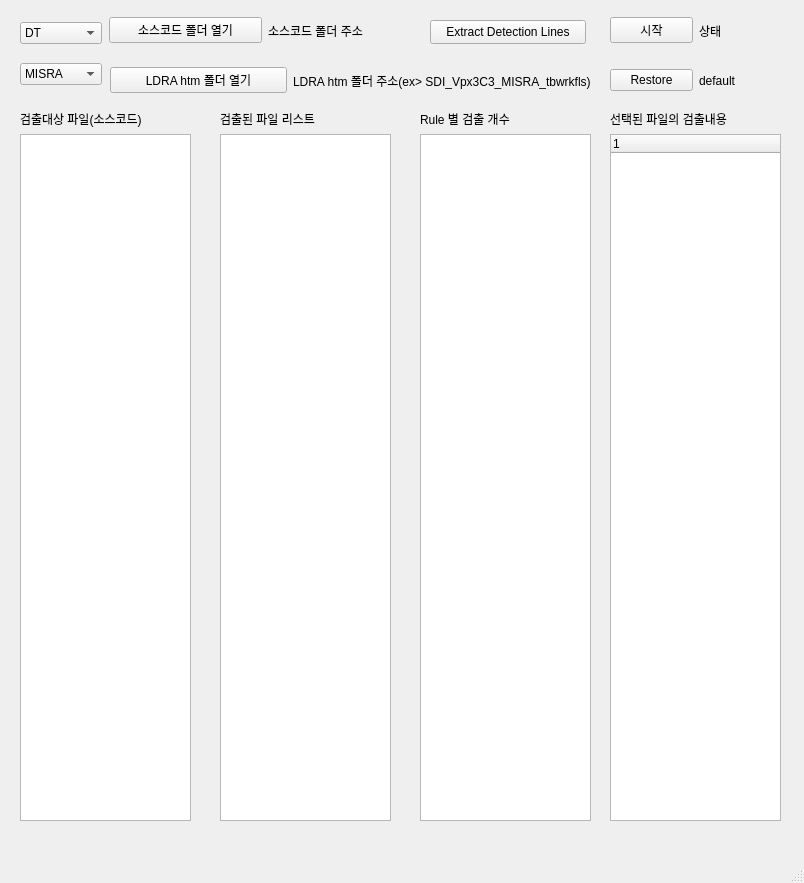
<?xml version="1.0" encoding="UTF-8"?>
<ui version="4.0">
 <class>MainWindow</class>
 <widget class="QMainWindow" name="MainWindow">
  <property name="geometry">
   <rect>
    <x>0</x>
    <y>0</y>
    <width>804</width>
    <height>883</height>
   </rect>
  </property>
  <property name="sizePolicy">
   <sizepolicy hsizetype="Preferred" vsizetype="Preferred">
    <horstretch>0</horstretch>
    <verstretch>0</verstretch>
   </sizepolicy>
  </property>
  <property name="windowTitle">
   <string>MainWindow</string>
  </property>
  <widget class="QWidget" name="centralwidget">
   <property name="sizePolicy">
    <sizepolicy hsizetype="Expanding" vsizetype="Expanding">
     <horstretch>0</horstretch>
     <verstretch>0</verstretch>
    </sizepolicy>
   </property>
   <widget class="QWidget" name="horizontalLayoutWidget_2">
    <property name="geometry">
     <rect>
      <x>109</x>
      <y>10</y>
      <width>311</width>
      <height>41</height>
     </rect>
    </property>
    <layout class="QHBoxLayout" name="horizontalLayout_2">
     <item>
      <widget class="QPushButton" name="btn_src_folder">
       <property name="text">
        <string>소스코드 폴더 열기</string>
       </property>
      </widget>
     </item>
     <item>
      <widget class="QLabel" name="label_src_folder_path">
       <property name="text">
        <string>소스코드 폴더 주소</string>
       </property>
      </widget>
     </item>
    </layout>
   </widget>
   <widget class="QWidget" name="horizontalLayoutWidget_3">
    <property name="geometry">
     <rect>
      <x>110</x>
      <y>60</y>
      <width>481</width>
      <height>41</height>
     </rect>
    </property>
    <layout class="QHBoxLayout" name="horizontalLayout_4">
     <item>
      <widget class="QPushButton" name="btn_htm_folder">
       <property name="text">
        <string>LDRA htm 폴더 열기</string>
       </property>
      </widget>
     </item>
     <item>
      <widget class="QLabel" name="label_htm_folder_path">
       <property name="text">
        <string>LDRA htm 폴더 주소(ex&gt; SDI_Vpx3C3_MISRA_tbwrkfls)</string>
       </property>
       <property name="textFormat">
        <enum>Qt::TextFormat::AutoText</enum>
       </property>
      </widget>
     </item>
    </layout>
   </widget>
   <widget class="QWidget" name="horizontalLayoutWidget_4">
    <property name="geometry">
     <rect>
      <x>610</x>
      <y>10</y>
      <width>171</width>
      <height>41</height>
     </rect>
    </property>
    <layout class="QHBoxLayout" name="horizontalLayout_5">
     <item>
      <widget class="QPushButton" name="btn_start">
       <property name="text">
        <string>시작</string>
       </property>
      </widget>
     </item>
     <item>
      <widget class="QLabel" name="label_Status">
       <property name="text">
        <string>상태</string>
       </property>
      </widget>
     </item>
    </layout>
   </widget>
   <widget class="QWidget" name="horizontalLayoutWidget_5">
    <property name="geometry">
     <rect>
      <x>610</x>
      <y>60</y>
      <width>171</width>
      <height>41</height>
     </rect>
    </property>
    <layout class="QHBoxLayout" name="horizontalLayout_6">
     <item>
      <widget class="QPushButton" name="btn_Restore">
       <property name="text">
        <string>Restore</string>
       </property>
      </widget>
     </item>
     <item>
      <widget class="QLabel" name="label_Result">
       <property name="text">
        <string>default</string>
       </property>
      </widget>
     </item>
    </layout>
   </widget>
   <widget class="QWidget" name="verticalLayoutWidget">
    <property name="geometry">
     <rect>
      <x>20</x>
      <y>110</y>
      <width>171</width>
      <height>711</height>
     </rect>
    </property>
    <layout class="QVBoxLayout" name="verticalLayout">
     <item>
      <widget class="QLabel" name="label_src_files">
       <property name="frameShape">
        <enum>QFrame::Shape::NoFrame</enum>
       </property>
       <property name="text">
        <string>검출대상 파일(소스코드)</string>
       </property>
      </widget>
     </item>
     <item>
      <widget class="QListView" name="listView_src_files"/>
     </item>
    </layout>
   </widget>
   <widget class="QWidget" name="verticalLayoutWidget_2">
    <property name="geometry">
     <rect>
      <x>220</x>
      <y>110</y>
      <width>171</width>
      <height>711</height>
     </rect>
    </property>
    <layout class="QVBoxLayout" name="verticalLayout_2">
     <item>
      <widget class="QLabel" name="label_result_files">
       <property name="frameShape">
        <enum>QFrame::Shape::NoFrame</enum>
       </property>
       <property name="text">
        <string>검출된 파일 리스트</string>
       </property>
      </widget>
     </item>
     <item>
      <widget class="QListView" name="listView_result_files"/>
     </item>
    </layout>
   </widget>
   <widget class="QWidget" name="verticalLayoutWidget_3">
    <property name="geometry">
     <rect>
      <x>420</x>
      <y>110</y>
      <width>171</width>
      <height>711</height>
     </rect>
    </property>
    <layout class="QVBoxLayout" name="verticalLayout_3">
     <item>
      <widget class="QLabel" name="label_result_rules">
       <property name="frameShape">
        <enum>QFrame::Shape::NoFrame</enum>
       </property>
       <property name="text">
        <string>Rule 별 검출 개수</string>
       </property>
      </widget>
     </item>
     <item>
      <widget class="QListView" name="listView_result_rules"/>
     </item>
    </layout>
   </widget>
   <widget class="QWidget" name="verticalLayoutWidget_4">
    <property name="geometry">
     <rect>
      <x>610</x>
      <y>110</y>
      <width>171</width>
      <height>711</height>
     </rect>
    </property>
    <layout class="QVBoxLayout" name="verticalLayout_4">
     <property name="sizeConstraint">
      <enum>QLayout::SizeConstraint::SetDefaultConstraint</enum>
     </property>
     <item>
      <widget class="QLabel" name="label_result_sel_file">
       <property name="frameShape">
        <enum>QFrame::Shape::NoFrame</enum>
       </property>
       <property name="text">
        <string>선택된 파일의 검출내용</string>
       </property>
      </widget>
     </item>
     <item>
      <widget class="QTreeWidget" name="treeWidget_result">
       <column>
        <property name="text">
         <string notr="true">1</string>
        </property>
       </column>
      </widget>
     </item>
    </layout>
   </widget>
   <widget class="QWidget" name="verticalLayoutWidget_5">
    <property name="geometry">
     <rect>
      <x>20</x>
      <y>9</y>
      <width>82</width>
      <height>91</height>
     </rect>
    </property>
    <layout class="QVBoxLayout" name="verticalLayout_5">
     <item>
      <widget class="QComboBox" name="comboBox_Stage">
       <item>
        <property name="text">
         <string>DT</string>
        </property>
       </item>
       <item>
        <property name="text">
         <string>OT</string>
        </property>
       </item>
      </widget>
     </item>
     <item>
      <widget class="QComboBox" name="comboBox_Rule">
       <item>
        <property name="text">
         <string>MISRA</string>
        </property>
       </item>
       <item>
        <property name="text">
         <string>CWE</string>
        </property>
       </item>
      </widget>
     </item>
    </layout>
   </widget>
   <widget class="QPushButton" name="btn_extract_data">
    <property name="geometry">
     <rect>
      <x>430</x>
      <y>20</y>
      <width>156</width>
      <height>24</height>
     </rect>
    </property>
    <property name="text">
     <string>Extract Detection Lines</string>
    </property>
   </widget>
  </widget>
  <widget class="QMenuBar" name="menubar">
   <property name="geometry">
    <rect>
     <x>0</x>
     <y>0</y>
     <width>804</width>
     <height>33</height>
    </rect>
   </property>
  </widget>
  <widget class="QStatusBar" name="statusbar"/>
 </widget>
 <resources/>
 <connections/>
</ui>
